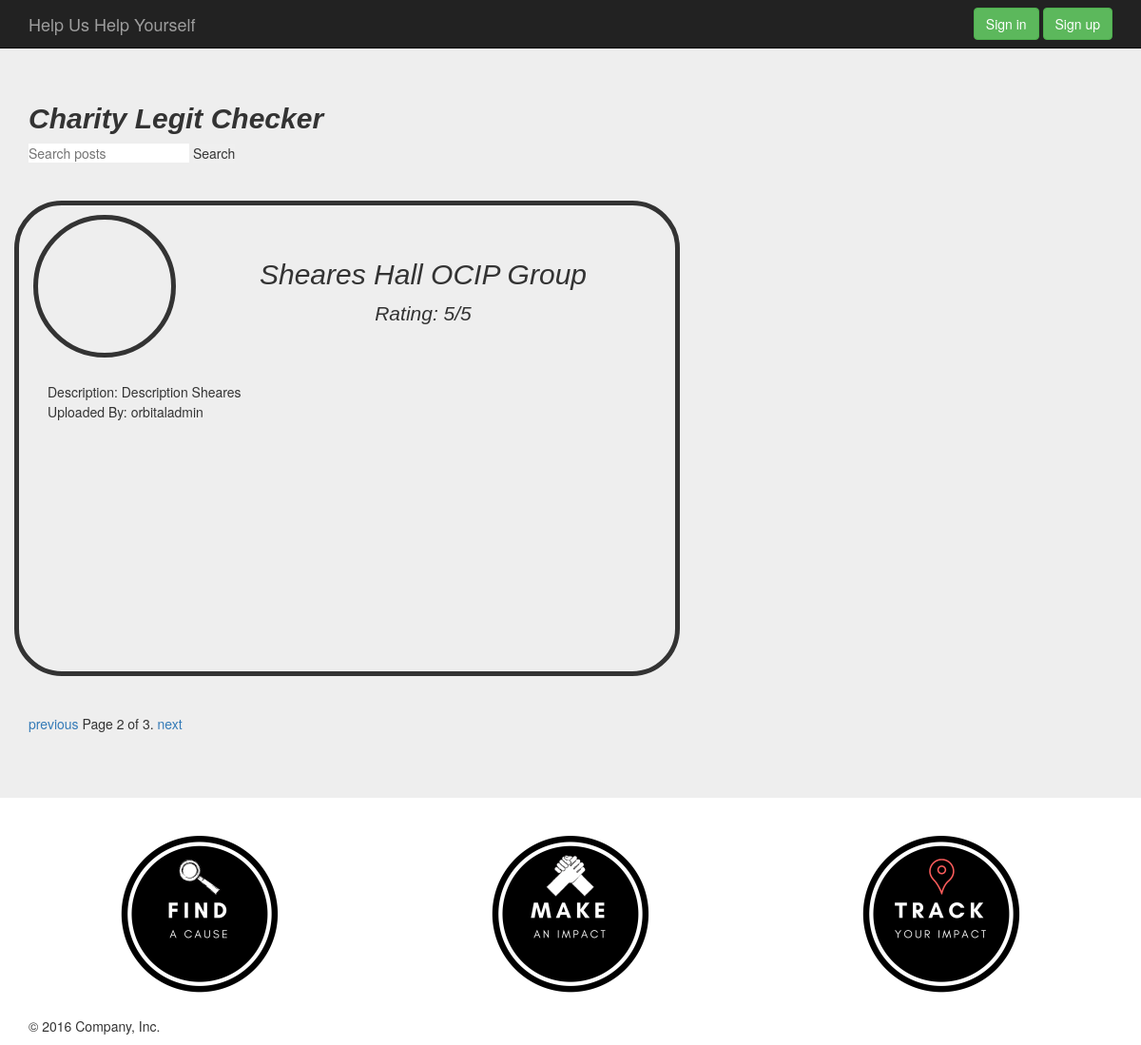
Screenshot of /charity/?page=2 with the database file from the repository.
### charity/models.py (models this page shows, shortened)
class Post(models.Model):
    author = models.ForeignKey('auth.User')
    title = models.CharField(max_length=200)
    text = models.TextField()
    created_date = models.DateTimeField(
            default=timezone.now)
    published_date = models.DateTimeField(
            blank=True, null=True)
    updated = models.DateTimeField(auto_now=True, auto_now_add=False, null= True, blank =True)
    timestamp = models.DateTimeField(auto_now=False, auto_now_add=True,null= True, blank =True)

### charity/views.py (the view)
def index(request):
    post_list = Post.objects.all()
    paginator = Paginator(post_list, 1) # Show 25 contacts per page
    page = request.GET.get('page')
    try:
        post = paginator.page(page)
    except PageNotAnInteger:
        post = paginator.page(1)
    except EmptyPage:
        post = paginator.page(paginator.num_pages)
    context = {
    'post':post
    }
    query = request.GET.get('q')
    if query:
        post_list = post_list.filter(title__icontains=query)
        context ={'post':post_list
        }
    return render(request, 'index_charity.html', context)

### charity/templates/index_charity.html (shortened to what this page needs)
<!DOCTYPE html>
<html lang="en">
   <head>
      {% load static %}
      <link href= {% static "css/bootstrap.min.css" %} rel="stylesheet">
      <link href= {% static "css/hover.css" %} rel="stylesheet">
      <link href= {% static "css/charity.css" %} rel="stylesheet">
      <link href= {% static "css/ie10-viewport-bug-workaround.css"%} rel="stylesheet">
      <link href= {% static "css/jumbotron.css" %}rel="stylesheet">
   </head>
   <body>
      <nav class="navbar navbar-inverse navbar-fixed-top">
         <div class="container">
            <div class="navbar-header">
               <a class="navbar-brand" href="/">Help Us Help Yourself</a>
            </div>
            <div id="navbar" class="navbar-collapse collapse">
               <form class="navbar-form navbar-right">
                  <a href="/userAcc/login" class="btn btn-success" role="button"> Sign in </a>
                  <a href="/userAcc/signup" class="btn btn-success" role="button"> Sign up </a>
               </form>
            </div>
         </div>
      </nav>
      <br>
      <br>
      <div class="jumbotron">
         <div class="container">
            <header>
               <h2 id="search"> Charity Legit Checker</h2>
               <div>
                  <form method='GET' action=''>
                     <input type='text' name='q' placeholder='Search posts' value ='{{ request.GET.q }}'/>
                     <input type='submit' value='Search'/>
                  </form>
               </div>
            </header>
            <br>
            <br>
            <div class="row" id="1">
               {% for po in post %}
               <div class="col-sm-7" id="blogpost" >
                  <div class="row" id="embed">
                    <div class="col-sm-4" id="img"></div>
                    <div class="col-sm-1" id="space"></div>
                    <div class="col-sm-7" id="Name"><h2 id="charName">{{po.title}}</h2>
                      <p> Rating: 5/5 </p>
                    </div>
                    <div class="col-sm-12" id="charDesc">
                        Description: {{po.text}}
                    </div>
                    <div class="col-sm-12" id="space">
                    </div>
                    <br>
                    <br>
                    <br>
                    <br>
                    <br>
                    <div class="col-sm-12" id="space">
                                     Uploaded By: {{po.author}}
                    </div>
                  </div>
            <br><br>
               {% endfor %}
             </div>
            </div>
            <br>
            <div class="pagination">
               <span class="step-links">
               {% if post.has_previous %}
               <a href="?page={{ post.previous_page_number }}">previous</a>
               {% endif %}
               <span class="current">
               Page {{ post.number }} of {{ post.paginator.num_pages }}.
               </span>
               {% if post.has_next %}
               <a href="?page={{ post.next_page_number }}">next</a>
               {% endif %}
               </span>
            </div>
         </div>
      </div>
      <div class="container">
         {% load static %}
       <div class="row">
         <div class="col-md-4" align="center">
           <div class="img__wrap">
             <img src= {% static "img/find.jpg" %} height="200" width="200"/>
           </div>
         </div>
         <div class="col-md-4" align="center">
           <div class="img__wrap">
             <img src= {% static "img/make.jpg" %} height="200" width="200"/>
           </div>
        </div>
         <div class="col-md-4" align="center">
         <div class="img__wrap">
           <img src= {% static "img/track.jpg" %} height="200" width="200"/>
         </div>
         </div>
       </div>
         <footer>
            <p>&copy; 2016 Company, Inc.</p>
         </footer>
      </div>
   </body>
</html>

### tracklah/static/css/hover.css (style rules this page uses)
* { margin: 0; padding: 0; border: 0; }
.img__wrap { position: relative; height: 200px; width: 200px; }

### charity/static/css/charity.css (style rules this page uses)
div#blogpost { border-style: solid; border-width: 5px; border-radius: 50px; width: 700px; height: 500px; padding-left: 30px; padding-top: 10px; }
div#img { border-style: solid; border-width: 5px; border-radius: 100px; width: 150px; height: 150px; padding-top: 20px; }
div#charDesc { padding-top:25px; }
div#Name { font-weight: bold; font-style: italic; font-family: "Impact", Charcoal, sans-serif; width: 520px; height: 150px; text-align: center; padding-top: 25px; }
h2#search { font-weight: bold; font-style: italic; font-family: "Impact", Charcoal, sans-serif; }

### rows the page displays
Post: title "Sheares Hall OCIP Group", text "Description Sheares", author "orbitaladmin"

### other values shown
{{ post.number }} "2"
{{ post.paginator.num_pages }} "3"
